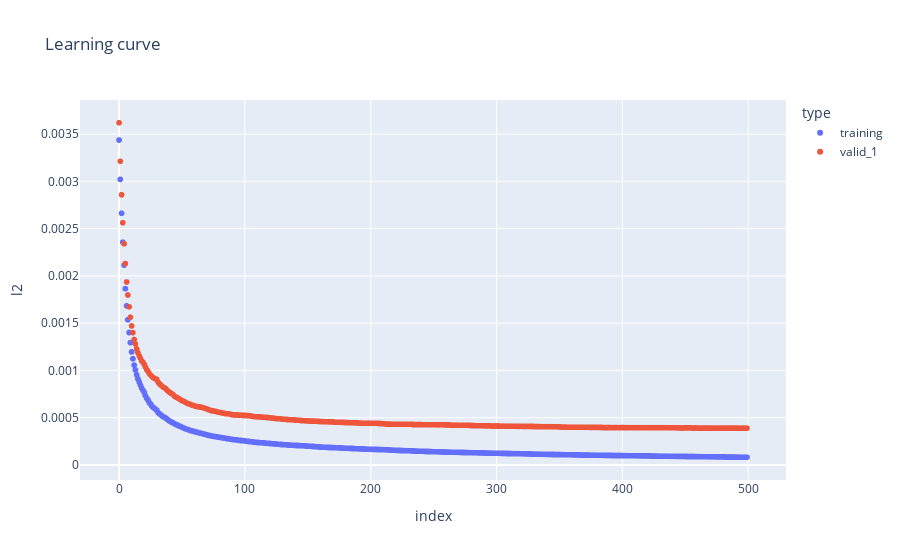

The notebook cell saved with this chart:
### Code cell
# num_leaves << 2^(max_depth)

lgb_reg = LGBMRegressor(
    boosting_type='gbdt',
    num_leaves=8,
    max_depth=4,
    learning_rate=0.1,
    n_estimators=500,
    subsample_for_bin=500,
    objective='regression',
    class_weight=None,
    min_split_gain=0,
    min_child_weight=0.001,
    min_child_samples=10,
    subsample=0.8,
    subsample_freq=30,
    colsample_bytree=0.9,
    colsample_bynode=0.1,
    reg_alpha=0.1,
    reg_lambda=0.05,
    random_state=None,
    n_jobs=-1,
    silent=True,
    importance_type='split'
)

lgbm = lgb_reg.fit(X=X_train, y=y_train,
                  eval_set = eval_set, verbose=0)

y_pred_train = lgbm.predict(X_train)
y_pred_val = lgbm.predict(X_val)

train_rmse = mean_squared_error(y_true=y_train, y_pred=y_pred_train, squared=False)
val_rmse = mean_squared_error(y_true=y_val, y_pred=y_pred_val, squared=False)
print(f'RMSE Train: {train_rmse: .8f}')
print(f'RMSE Valid: {val_rmse: .8f}\tRatio (val/train): {val_rmse/train_rmse: .5f}')

plot_lgb_history(lgbm)

### Figure 1 — Plotly figure (JSON) as saved in the notebook; plotly's stock layout.template omitted (floating-point values rounded to 4 significant figures; data arrays with more than 128 entries replaced by an {"elided": "..."} marker saying what was removed)
{"data": [{"hovertemplate": "type=training<br>index=%{x}<br>l2=%{y}<extra></extra>", "legendgroup": "training", "marker": {"color": "#636efa", "symbol": "circle"}, "mode": "markers", "name": "training", "showlegend": true, "type": "scattergl", "x": {"elided": "1000 int values"}, "xaxis": "x", "y": {"elided": "1000 float values"}, "yaxis": "y"}, {"hovertemplate": "type=valid_1<br>index=%{x}<br>l2=%{y}<extra></extra>", "legendgroup": "valid_1", "marker": {"color": "#EF553B", "symbol": "circle"}, "mode": "markers", "name": "valid_1", "showlegend": true, "type": "scattergl", "x": {"elided": "500 int values"}, "xaxis": "x", "y": {"elided": "500 float values"}, "yaxis": "y"}], "layout": {"legend": {"title": {"text": "type"}, "tracegroupgap": 0}, "title": {"text": "Learning curve"}, "xaxis": {"anchor": "y", "domain": [0, 1], "title": {"text": "index"}}, "yaxis": {"anchor": "x", "domain": [0, 1], "title": {"text": "l2"}}}}
